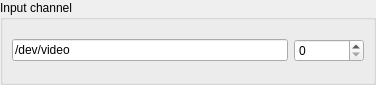
<?xml version="1.0" encoding="UTF-8"?>
<ui version="4.0">
 <class>InputChannel</class>
 <widget class="QWidget" name="InputChannel">
  <property name="geometry">
   <rect>
    <x>0</x>
    <y>0</y>
    <width>376</width>
    <height>85</height>
   </rect>
  </property>
  <property name="focusPolicy">
   <enum>Qt::ClickFocus</enum>
  </property>
  <property name="windowTitle">
   <string>Dialog</string>
  </property>
  <layout class="QVBoxLayout" name="verticalLayout">
   <property name="leftMargin">
    <number>0</number>
   </property>
   <property name="topMargin">
    <number>0</number>
   </property>
   <property name="rightMargin">
    <number>0</number>
   </property>
   <property name="bottomMargin">
    <number>0</number>
   </property>
   <item>
    <widget class="QGroupBox" name="groupBox_channelSelect">
     <property name="title">
      <string>Input channel</string>
     </property>
     <layout class="QVBoxLayout" name="verticalLayout_2">
      <property name="topMargin">
       <number>9</number>
      </property>
      <property name="bottomMargin">
       <number>9</number>
      </property>
      <item>
       <layout class="QHBoxLayout" name="horizontalLayout">
        <item>
         <widget class="QLineEdit" name="lineEdit">
          <property name="sizePolicy">
           <sizepolicy hsizetype="Expanding" vsizetype="Fixed">
            <horstretch>0</horstretch>
            <verstretch>0</verstretch>
           </sizepolicy>
          </property>
          <property name="text">
           <string>/dev/video</string>
          </property>
          <property name="readOnly">
           <bool>true</bool>
          </property>
         </widget>
        </item>
        <item>
         <widget class="QSpinBox" name="spinBox_deviceIdx">
          <property name="sizePolicy">
           <sizepolicy hsizetype="Maximum" vsizetype="Fixed">
            <horstretch>0</horstretch>
            <verstretch>0</verstretch>
           </sizepolicy>
          </property>
          <property name="minimumSize">
           <size>
            <width>70</width>
            <height>0</height>
           </size>
          </property>
          <property name="maximum">
           <number>1024</number>
          </property>
         </widget>
        </item>
       </layout>
      </item>
     </layout>
    </widget>
   </item>
  </layout>
 </widget>
 <resources/>
 <connections/>
</ui>
